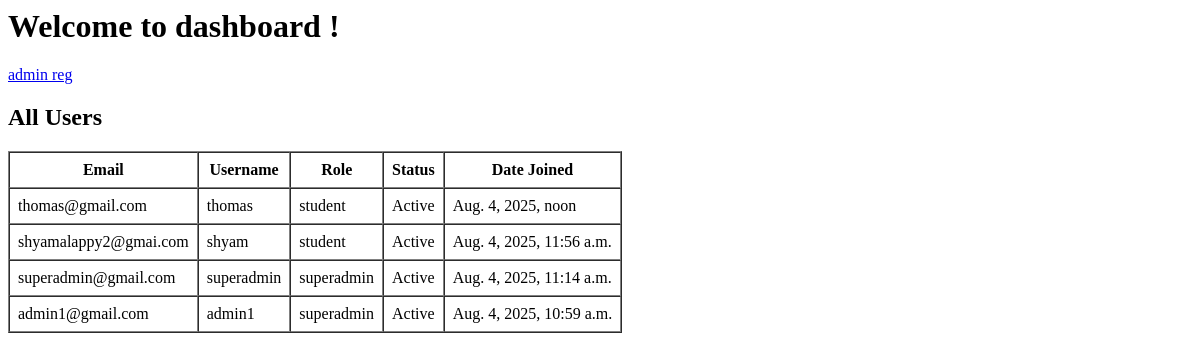
Page /superadmin_dashboard/ (signed in) on the earlier database version.
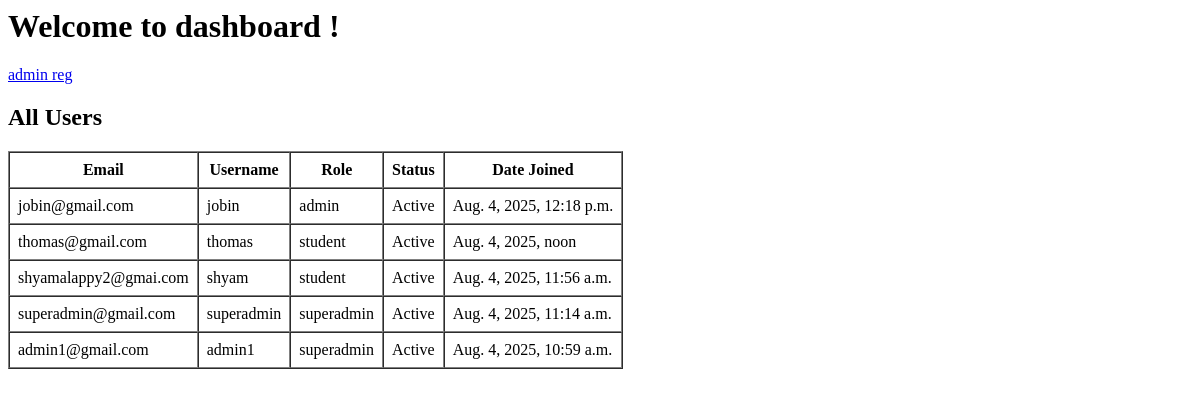
Same page on the later database version.
### superadminapp/models.py (models this page shows, shortened)
class Account(AbstractBaseUser):
    first_name = models.CharField(max_length=50, blank=True, null=True)
    last_name = models.CharField(max_length=50, blank=True, null=True)
    username = models.CharField(max_length=60, unique=True)
    profile_image = models.ImageField(upload_to='profile_images/', default='default/default_profile.jpg', blank=True)
    email = models.EmailField(max_length=100, unique=True)
    phone_number = models.CharField(max_length=20, blank=True, null=True)
    user_key = models.CharField(max_length=10, unique=True, editable=False, null=True, blank=True)
    otp = models.CharField(max_length=6, blank=True, null=True,default="student")
    roles = models.CharField(choices=CATEGORY_CHOICE,max_length=20,default='superadmin')
    address = models.TextField(blank=True, null=True)
    is_verified = models.BooleanField(default=False)
    date_joined = models.DateTimeField(auto_now_add=True)
    last_login = models.DateTimeField(auto_now=True)
    is_admin = models.BooleanField(default=False)
    is_staff = models.BooleanField(default=False)
    is_active = models.BooleanField(default=False)
    is_superadmin = models.BooleanField(default=False)
    is_approved = models.BooleanField(default=False)
    USERNAME_FIELD = 'email'
    REQUIRED_FIELDS = ['username', 'first_name', 'last_name']
    objects = MyAccountManager()
    def __str__(self):
        return self.email

### superadminapp/views.py (the view)
# urls.py: path('superadmin_dashboard/', views.superadmin_dasboard_view, name='superadmin_dashboard'),
def superadmin_dasboard_view(request):
    if request.user.is_authenticated and request.user.roles == 'superadmin':
        User = get_user_model()
        users = Account.objects.all().order_by('-date_joined')
        print("[DEBUG] Found users:", users)
        return render(request, 'dashboards/dashboard.html', {'users': users})
    else:
        return redirect('login')

### templates/dashboards/dashboard.html
<h1>Welcome to dashboard !</h1>
<a href="{% url "admin_register" %}"  >admin reg</a >
<h2>All Users</h2>
{% if users %}
  <table border="1" cellpadding="8" cellspacing="0">
    <thead>
      <tr>
        <th>Email</th>
        <th>Username</th>
        <th>Role</th>
        <th>Status</th>
        <th>Date Joined</th>
      </tr>
    </thead>
    <tbody>
      {% for user in users %}
        <tr>
          <td>{{ user.email }}</td>
          <td>{{ user.username }}</td>
          <td>{{ user.roles }}</td>
          <td>{{ user.is_active|yesno:"Active,Inactive" }}</td>
          <td>{{ user.date_joined }}</td>
        </tr>
      {% endfor %}
    </tbody>
  </table>
{% else %}
  <p>No users found.</p>
{% endif %}

Differences in the rows shown:
added Account: email "jobin@gmail.com", username "jobin", roles "admin", is_active "Active", date_joined "Aug. 4, 2025, 12:18 p.m."
